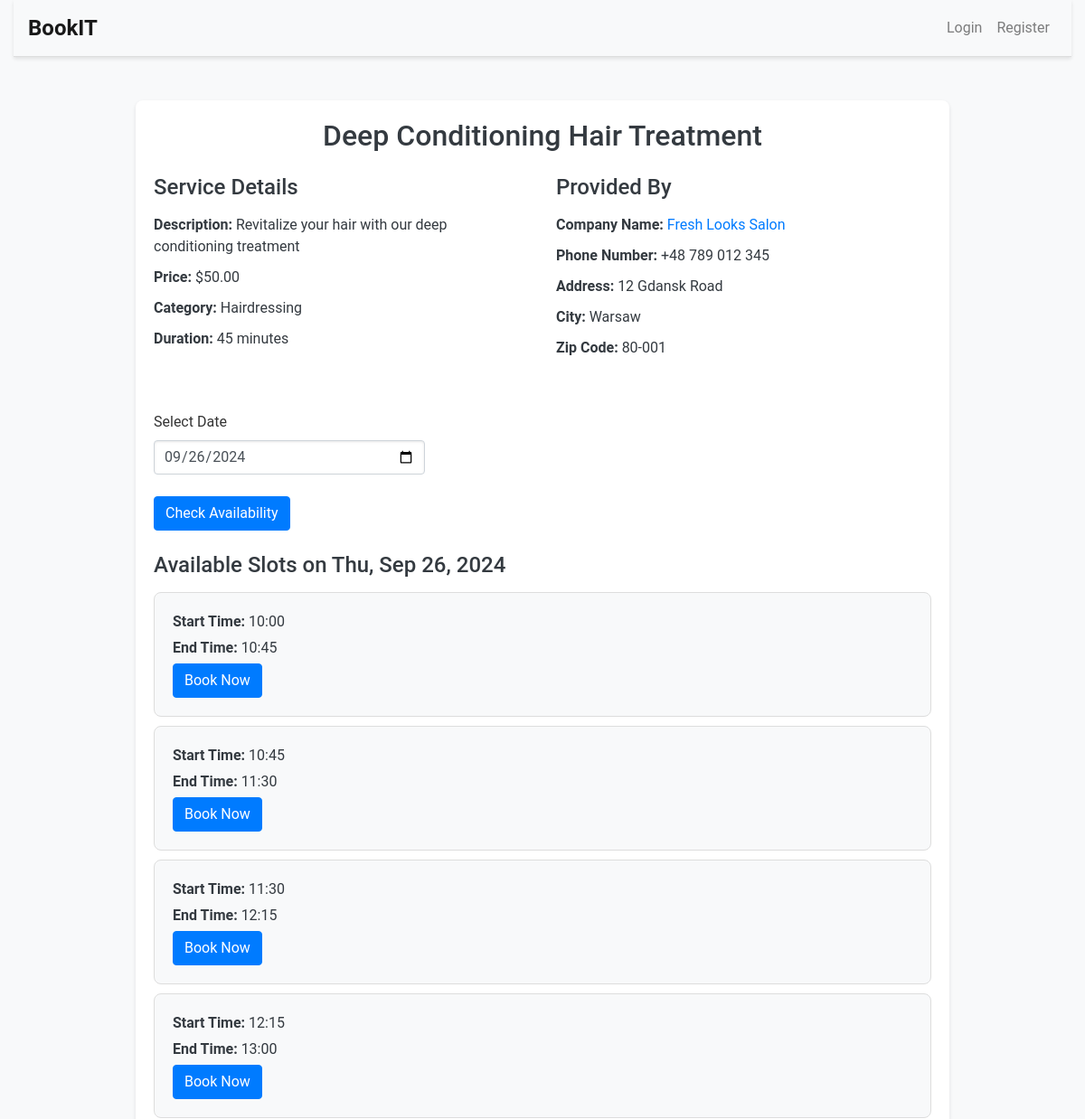
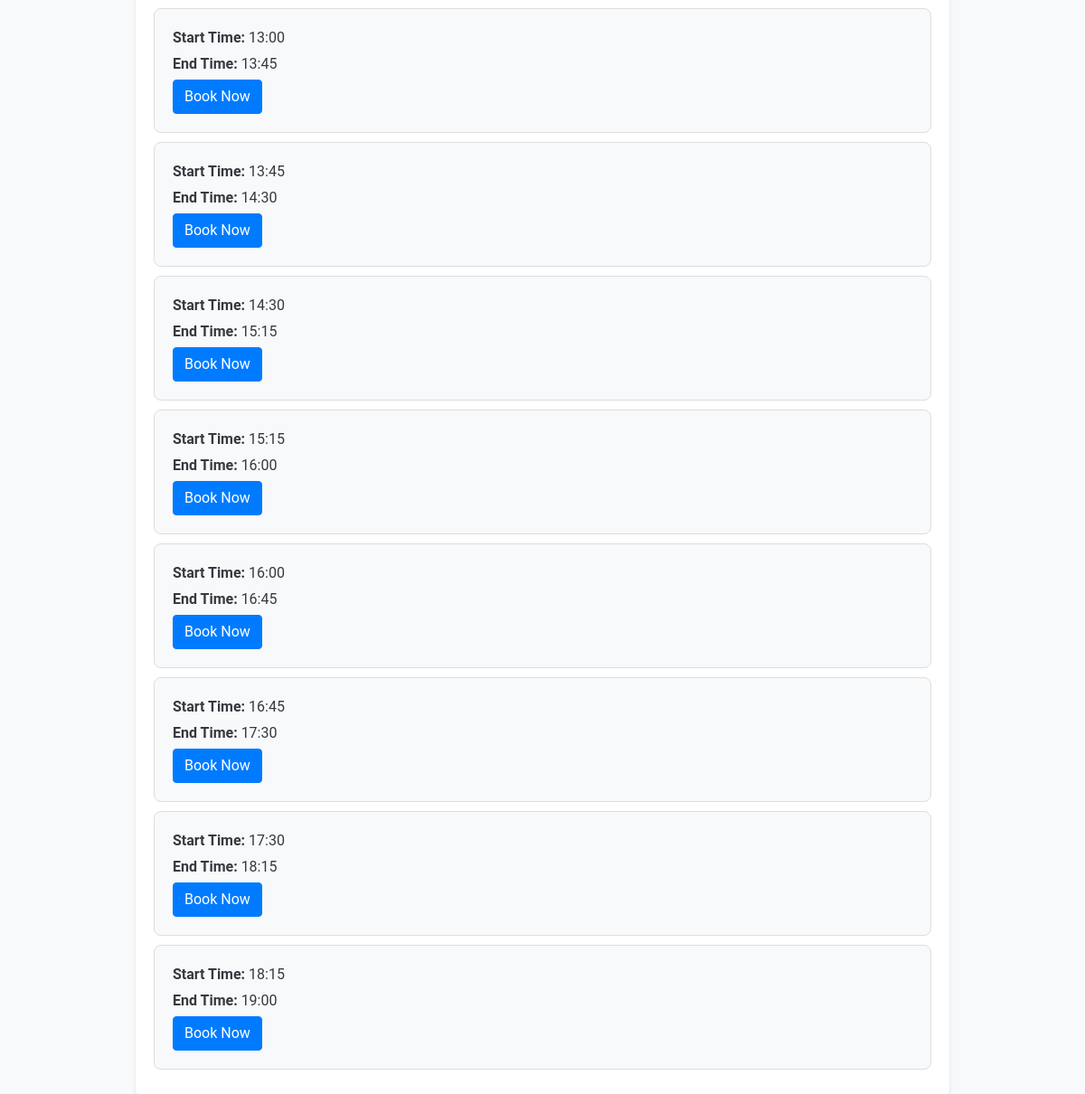
The page /service/37 on the database its author committed (2 pictures, top to bottom).
### bookit/models.py (models this page shows, shortened)
class Service(models.Model):
    CATEGORY_CHOICES = [
        ('HAIRDRESSING', 'Hairdressing'),
        ('BARBER', 'Barber'),
        ('COSMETOLOGY', 'Cosmetology'),
        ('MANICURE_PEDICURE', 'Manicure and Pedicure'),
        ('MASSAGES', 'Massages'),
        ('HAIR_REMOVAL', 'Hair Removal'),
        ('MAKEUP', 'Makeup'),
        ('AESTHETIC_MEDICINE', 'Aesthetic Medicine'),
        ('PERSONAL_TRAINING', 'Personal Training'),
        ('PHYSIOTHERAPY', 'Physiotherapy'),
        ('TATTOOS_PIERCING', 'Tattoos and Piercing'),
        ('SPRAY_TANNING', 'Spray Tanning'),
        ('EYELASH_STYLING', 'Eyelash Styling'),
        ('EYEBROW_STYLING', 'Eyebrow Styling'),
        ('DIETETICS', 'Dietetics'),
        ('SPA_RELAXATION', 'Spa and Relaxation'),
        ('FACIAL_TREATMENTS', 'Facial Treatments'),
        ('OTHER', 'Other'),
    ]
    id = models.AutoField(primary_key=True)
    name = models.CharField(max_length=255)
    description = models.TextField()
    price = models.DecimalField(max_digits=6, decimal_places=2)
    created_by = models.ForeignKey(Professional_User, on_delete=models.CASCADE, related_name="service_created_by")
    category = models.CharField(max_length=50, choices=CATEGORY_CHOICES, default='OTHER')
    duration = models.IntegerField(help_text="Duration in minutes")

class Professional_User(models.Model):
    id = models.AutoField(primary_key=True)
    user = models.ForeignKey(User, on_delete=models.CASCADE, related_name="Professional_User")
    company_name = models.CharField(max_length=100, unique=True)
    phone_number = models.CharField(max_length=15)
    address = models.CharField(max_length=255)
    city = models.CharField(max_length=255)
    zip_code = models.CharField(max_length=10)
    company_logo = models.CharField(max_length=10000, blank=True, null=True)

### bookit/views.py (the view)
# urls.py: path("service/<int:service_id>", views.service, name="service"),
def service(request, service_id):
    service = get_object_or_404(Service, id=service_id)
    availabilities = Availability.objects.filter(service=service)
    selected_date_str = request.GET.get('date')
    if selected_date_str:
        selected_date = datetime.strptime(selected_date_str, '%Y-%m-%d').date()
    else:
        selected_date = datetime.today().date()
    available_slots = []
    for availability in availabilities:
        current_time = datetime.combine(selected_date, availability.start_time)
        end_time = datetime.combine(selected_date, availability.end_time)
        while current_time + timedelta(minutes=availability.frequency) <= end_time:
            slot_start = current_time.time().strftime('%H:%M')
            slot_end = (current_time + timedelta(minutes=availability.frequency)).time().strftime('%H:%M')
            if not Time_Slot.objects.filter(service=service, date=selected_date, start_time=slot_start).exists():
                available_slots.append({
                    'start_time': slot_start,
                    'end_time': slot_end
                })
            current_time += timedelta(minutes=availability.frequency)
    return render(request, 'bookit/service.html', {
        'service': service,
        'available_slots': available_slots,
        'selected_date': selected_date,
    })

### bookit/templates/bookit/service.html (shortened to what this page needs)
{% extends "bookit/layout.html" %}
{% block body %}
    <div class="service-container mt-5">
        <h1>{{ service.name }}</h1>
        <div class="row mt-4">
            <div class="col-md-6">
                <h3>Service Details</h3>
                <p><strong>Description:</strong> {{ service.description }}</p>
                <p><strong>Price:</strong> ${{ service.price }}</p>
                <p><strong>Category:</strong> {{ service.get_category_display }}</p>
                <p><strong>Duration:</strong> {{ service.duration }} minutes</p>
            </div>
            <div class="col-md-6">
                <h3>Provided By</h3>
                <p><strong>Company Name:</strong> <a href="{% url 'professional' service.created_by.user.username %}">{{ service.created_by.company_name }}</a></p>
                <p><strong>Phone Number:</strong> {{ service.created_by.phone_number }}</p>
                <p><strong>Address:</strong> {{ service.created_by.address }}</p>
                <p><strong>City:</strong> {{ service.created_by.city }}</p>
                <p><strong>Zip Code:</strong> {{ service.created_by.zip_code }}</p>
            </div>
        </div>
        <div class="row mt-5">
            <div class="col-12">
                <form method="get" class="mb-4">
                    <div class="form-group">
                        <label for="date">Select Date</label>
                        <input type="date" id="date" name="date" class="form-control date-input" value="{{ selected_date|date:'Y-m-d' }}" required>
                    </div>
                    <button type="submit" class="btn btn-primary">Check Availability</button>
                </form>
                {% if available_slots %}
                    <h3>Available Slots on {{ selected_date|date:"D, M d, Y" }}</h3>
                    <ul class="list-group">
                        {% for slot in available_slots %}
                            <li class="list-group-item">
                                <p><strong>Start Time:</strong> {{ slot.start_time }}</p>
                                <p><strong>End Time:</strong> {{ slot.end_time }}</p>
                                <form action="{% url 'book_slot' service.id %}" method="post">
                                    <button type="submit" class="btn btn-primary">Book Now</button>
                                </form>
                            </li>
                        {% endfor %}
                    </ul>
                {% else %}
                    <p>No available slots on this date.</p>
                {% endif %}
            </div>
        </div>
    </div>
{% endblock %}

### bookit/static/bookit/styles.css (style rules this page uses)
body { font-family: 'Roboto', sans-serif; background-color: #f8f9fa; color: #333; margin: 0; padding: 0; min-height: 100vh; }
h1, h2, h3, h4, h5, h6 { color: #343a40; margin-bottom: 1rem; }
.btn-primary { background-color: #007bff; border-color: #007bff; }
.form-control { border-radius: 0.25rem; box-shadow: inset 0 1px 3px rgba(0, 0, 0, 0.1); }
.form-group { margin-bottom: 1.5rem; }
.list-group-item { padding: 1rem 1.5rem; border: none; border-bottom: 1px solid #ddd; }
.list-group-item:last-child { border-bottom: none; }
.date-input { max-width: 300px; padding: 5px 10px; font-size: 1rem; }
a { color: #007bff; text-decoration: none; }
.service-container { max-width: 900px; margin: 0 auto; padding: 20px; background-color: #fff; border-radius: 8px; box-shadow: 0 2px 4px rgba(0, 0, 0, 0.1); }
.service-container h1 { font-size: 2rem; color: #343a40; margin-bottom: 20px; text-align: center; }
.service-container h3 { font-size: 1.5rem; color: #343a40; margin-bottom: 15px; }
.service-container p { margin-bottom: 10px; color: #343a40; font-size: 1rem; }
.service-container p strong { color: #343a40; font-weight: bold; }
.service-container .list-group-item { padding: 20px; margin-bottom: 10px; border: 1px solid #ddd; border-radius: 8px; background-color: #f8f9fa; }
.service-container .list-group-item p { margin-bottom: 5px; font-size: 1rem; color: #343a40; }
.service-container .date-input { max-width: 300px; padding: 6px 10px; font-size: 1rem; }

### rows shown on the page
Service: name "Deep Conditioning Hair Treatment", description "Revitalize your hair with our deep conditioning treatment", price "50.00", category "Hairdressing", duration "45", created_by.company_name "Fresh Looks Salon", created_by.phone_number "+48 789 012 345", created_by.address "12 Gdansk Road", created_by.city "Warsaw", created_by.zip_code "80-001"

### other values the page prints
{{ slot.start_time }} "10:00" "10:45" "11:30" "12:15" "13:00" "13:45" "14:30" "15:15" "16:00" "16:45" "17:30" "18:15"
{{ slot.end_time }} "10:45" "11:30" "12:15" "13:00" "13:45" "14:30" "15:15" "16:00" "16:45" "17:30" "18:15" "19:00"
